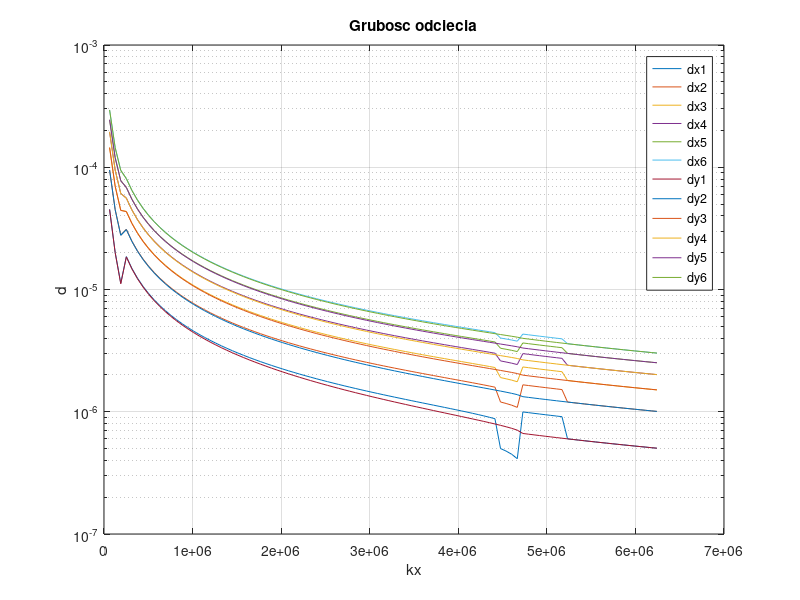
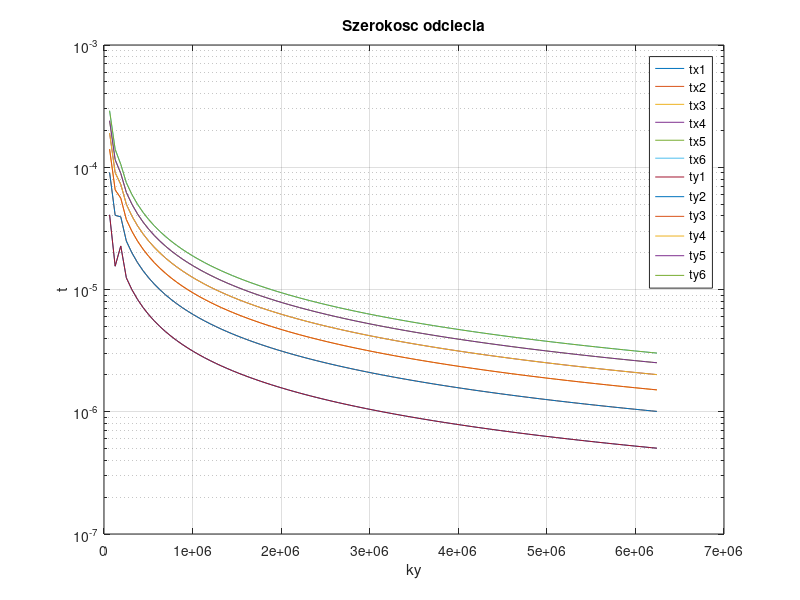

Write MATLAB code to recreate these figures, in order.
clear all;
close all;
clc;
format long;


sample = 100; % ilosc probek
n1 = 1.53; 
n2 = 1.529;
n3 = 1;
n4 = 1.529;
n5 = n4;
lambda = 1.54*1e-6;
L = 0.05;
P_ratio_1 = 0.001;
k0= 2*pi /lambda; %wektor falowy 
Alfa = 0.01/L;


kxx = linspace (0, n1*k0, sample); 
kxy = linspace (0, n1*k0, sample); 
kyx = linspace (0, n1*k0, sample); 
kyy = linspace (0, n1*k0, sample); 
%grubosc d

y2x = sqrt((k0.^2.*((n1.^2)-(n2.^2)))-kxx.^2);
y3x = sqrt((k0.^2.*((n1.^2)-(n3.^2)))-kxx.^2);
y2y = sqrt((k0.^2.*((n1.^2)-(n2.^2)))-kyx.^2);
y3y = sqrt((k0.^2.*((n1.^2)-(n3.^2)))-kyx.^2);




dx1=((atan(((n1.^2).*kxx.*(((n3.^2).*y2x)+(n2.^2).*y3x))./(((n2.^2).*(n3.^2).*(kxx.^2))-(n1.^4).*y2x.*y3x)))+1.*pi)./kxx;
semilogy(kxx,dx1)
hold on
grid on

dx2=((atan(((n1.^2).*kxx.*(((n3.^2).*y2x)+(n2.^2).*y3x))./(((n2.^2).*(n3.^2).*(kxx.^2))-(n1.^4).*y2x.*y3x)))+2.*pi)./kxx;
semilogy(kxx,dx2)
dx3=((atan(((n1.^2).*kxx.*(((n3.^2).*y2x)+(n2.^2).*y3x))./(((n2.^2).*(n3.^2).*(kxx.^2))-(n1.^4).*y2x.*y3x)))+3.*pi)./kxx;
semilogy(kxx,dx3)
dx4=((atan(((n1.^2).*kxx.*(((n3.^2).*y2x)+(n2.^2).*y3x))./(((n2.^2).*(n3.^2).*(kxx.^2))-(n1.^4).*y2x.*y3x)))+4.*pi)./kxx;
semilogy(kxx,dx4)
dx5=((atan(((n1.^2).*kxx.*(((n3.^2).*y2x)+(n2.^2).*y3x))./(((n2.^2).*(n3.^2).*(kxx.^2))-(n1.^4).*y2x.*y3x)))+5.*pi)./kxx;
semilogy(kxx,dx5)
dx6=((atan(((n1.^2).*kxx.*(((n3.^2).*y2x)+(n2.^2).*y3x))./(((n2.^2).*(n3.^2).*(kxx.^2))-(n1.^4).*y2x.*y3x)))+6.*pi)./kxx;
semilogy(kxx,dx6)

dy1=((atan((kyx.*(y2y+y3y))./((kyx.^2)-y2y.*y3y)))+1*pi)./kyx;
semilogy(kyx,dy1)
dy2=((atan((kyx.*(y2y+y3y))./((kyx.^2)-y2y.*y3y)))+2*pi)./kyx;
semilogy(kyx,dy2)
dy3=((atan((kyx.*(y2y+y3y))./((kyx.^2)-y2y.*y3y)))+3*pi)./kyx;
semilogy(kyx,dy3)
dy4=((atan((kyx.*(y2y+y3y))./((kyx.^2)-y2y.*y3y)))+4*pi)./kyx;
semilogy(kyx,dy4)
dy5=((atan((kyx.*(y2y+y3y))./((kyx.^2)-y2y.*y3y)))+5*pi)./kyx;
semilogy(kyx,dy5)
dy6=((atan((kyx.*(y2y+y3y))./((kyx.^2)-y2y.*y3y)))+6*pi)./kyx;
semilogy(kyx,dy6)

legend('dx1','dx2','dx3','dx4','dx5','dx6','dy1','dy2','dy3','dy4','dy5','dy6')
%legend('dy1','dy2','dy3','dy4','dy5','dy6')

%semilogy(kxx,Check,'r-',Check2,dx1,'r-')



Check1 = 0.91e-6*ones(sample);
%semilogy(kxx,Check1,'r-')
Check2 = 1.51e-6*ones(sample);
%semilogy(kxx,Check2,'r-')
Check3 = 2.01e-6*ones(sample);
%semilogy(kxx,Check3,'r-')
Check4 = 2.51e-6*ones(sample);
%semilogy(kxx,Check4,'r-')
Check5 = 3.01e-6*ones(sample);
%semilogy(kxx,Check5,'r-')



%legend('dx1')
xlabel('kx')
ylabel('d')
title('Grubosc odciecia')
hold off



%%%% szerokosc t %%%%



y4x=sqrt((k0.^2.*((n1.^2)-(n4.^2)))-kxy.^2);
y5x=sqrt((k0.^2.*((n1.^2)-(n5.^2)))-kxy.^2);

y4y=sqrt((k0.^2.*((n1.^2)-(n4.^2)))-kyy.^2);
y5y=sqrt((k0.^2.*((n1.^2)-(n5.^2)))-kyy.^2);



figure()
tx1=((atan((kxy.*(y4x+y5x))./((kxy.^2)-y4x.*y5x)))+1*pi)./kxy;
semilogy(kxy,tx1)
hold on
grid on
tx2=((atan((kxy.*(y4x+y5x))./((kxy.^2)-y4x.*y5x)))+2*pi)./kxy;
semilogy(kxy,tx2)
tx3=((atan((kxy.*(y4x+y5x))./((kxy.^2)-y4x.*y5x)))+3*pi)./kxy;
semilogy(kxy,tx3)
tx4=((atan((kxy.*(y4x+y5x))./((kxy.^2)-y4x.*y5x)))+4*pi)./kxy;
semilogy(kxy,tx4)
tx5=((atan((kxy.*(y4x+y5x))./((kxy.^2)-y4x.*y5x)))+5*pi)./kxy;
semilogy(kxy,tx5)
tx6=((atan((kxy.*(y4x+y5x))./((kxy.^2)-y4x.*y5x)))+6*pi)./kxy;
semilogy(kxy,tx6)


ty1=((atan(((n1.^2).*kyy.*(((n4.^2).*y5y)+(n5.^2).*y4y))./(((n4.^2).*(n5.^2).*(kyy.^2))-(n1.^4).*y4y.*y5y)))+1.*pi)./kxy;
semilogy(kyy,ty1)
ty2=((atan(((n1.^2).*kyy.*(((n4.^2).*y5y)+(n5.^2).*y4y))./(((n4.^2).*(n5.^2).*(kyy.^2))-(n1.^4).*y4y.*y5y)))+2.*pi)./kxy;
semilogy(kyy,ty2)
ty3=((atan(((n1.^2).*kyy.*(((n4.^2).*y5y)+(n5.^2).*y4y))./(((n4.^2).*(n5.^2).*(kyy.^2))-(n1.^4).*y4y.*y5y)))+3.*pi)./kxy;
semilogy(kyy,ty3)
ty4=((atan(((n1.^2).*kyy.*(((n4.^2).*y5y)+(n5.^2).*y4y))./(((n4.^2).*(n5.^2).*(kyy.^2))-(n1.^4).*y4y.*y5y)))+4.*pi)./kxy;
semilogy(kyy,ty4)
ty5=((atan(((n1.^2).*kyy.*(((n4.^2).*y5y)+(n5.^2).*y4y))./(((n4.^2).*(n5.^2).*(kyy.^2))-(n1.^4).*y4y.*y5y)))+5.*pi)./kxy;
semilogy(kyy,ty5)
ty6=((atan(((n1.^2).*kyy.*(((n4.^2).*y5y)+(n5.^2).*y4y))./(((n4.^2).*(n5.^2).*(kyy.^2))-(n1.^4).*y4y.*y5y)))+6.*pi)./kxy;
semilogy(kyy,ty6)




legend('tx1','tx2','tx3','tx4','tx5','tx6','ty1','ty2','ty3','ty4','ty5','ty6')
xlabel('ky')
ylabel('t')
title('Szerokosc odciecia')
hold off


%kkxxm=[4.4138e6,4.4138e6];




r1 = 1;
r2= linspace (0.1,1,sample);

for i=1:sample
   C(i) = 1/r2(i)*(1/r1*(1-r1^2)+1/r2(i)*(1-r2(i)^2)); 
    
end

%Bx11
%t = ?
%d = ?


%pole podluzne
Gamma = 1/2*L * log(1/r1*r2);

z = linspace(0,L,sample);
fR = exp (Gamma.*z);
fS =1./r2.*(exp (-Gamma.*z));

